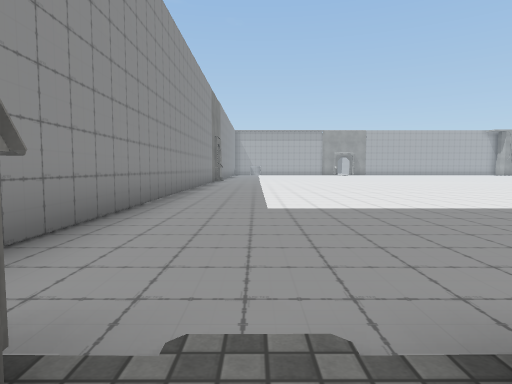
[1] (above)

14 first-person views from a walk through a scene from a Unity 3-D project. The camera is 1.2 m above the floor, tilts 4° down and sees 75° across. Doors are open. The floor is counted in squares, 2 m on a side. Each view is taken from the middle of a square. On the plan, view 1 faces up. The plan holds only what a view shows up to about 10 squares ahead; the rest is blank. The place goes on beyond the plan. The player character is not drawn. Some surface patterns are stand-ins.

[2]
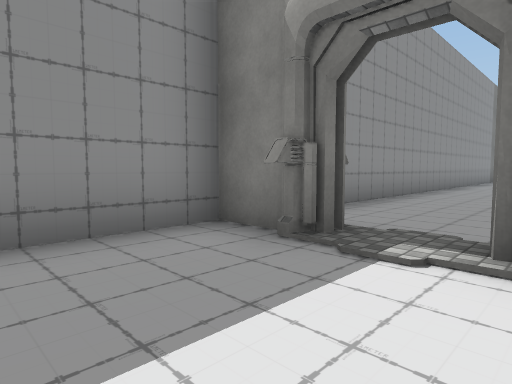

[3]
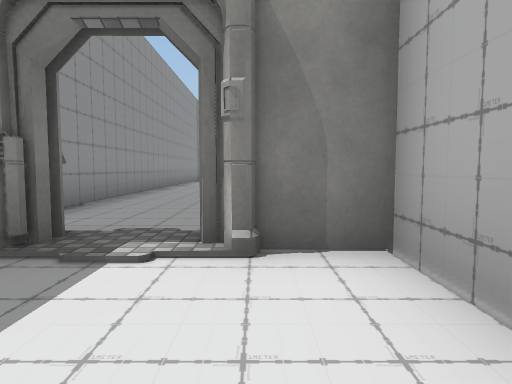

[4]
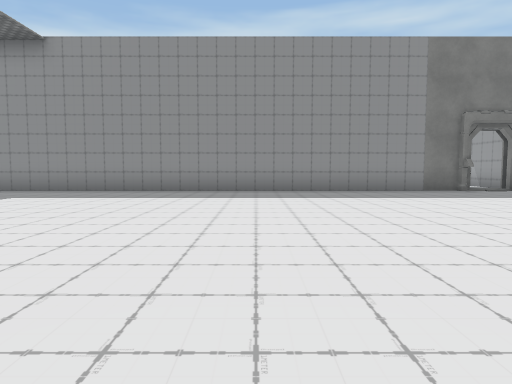

[5]
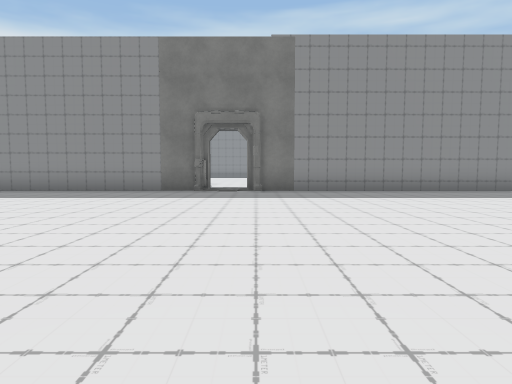

[6]
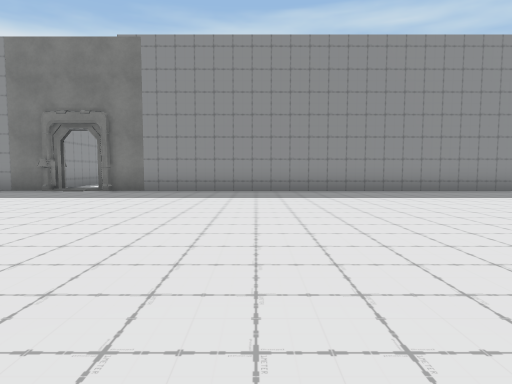

[7]
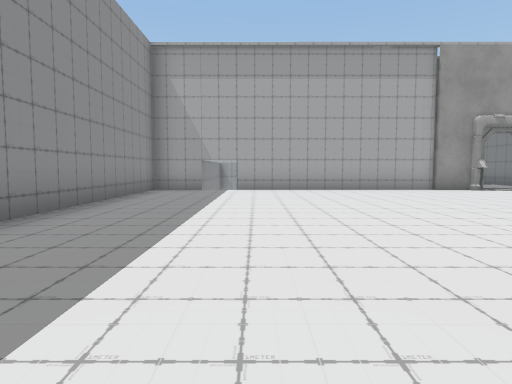

[8]
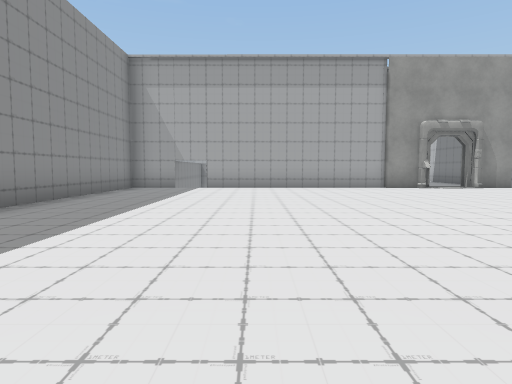

[9]
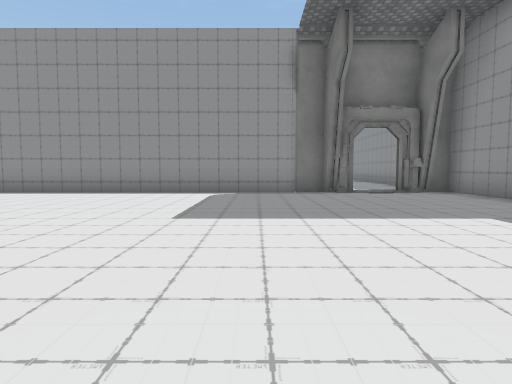

[10]
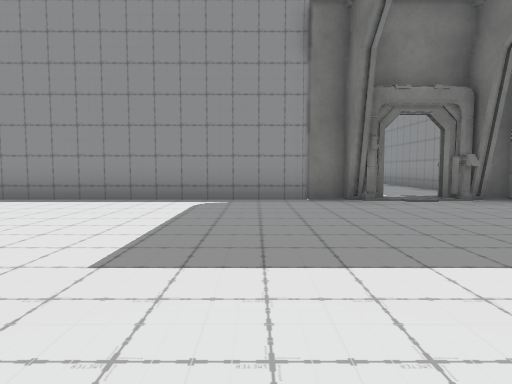

[11]
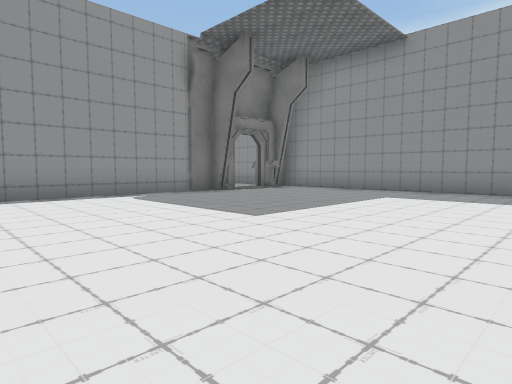

[12]
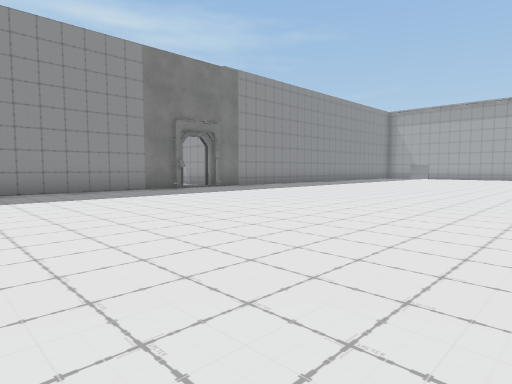

[13]
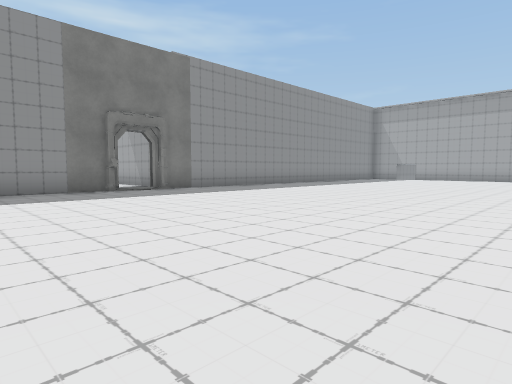

[14]
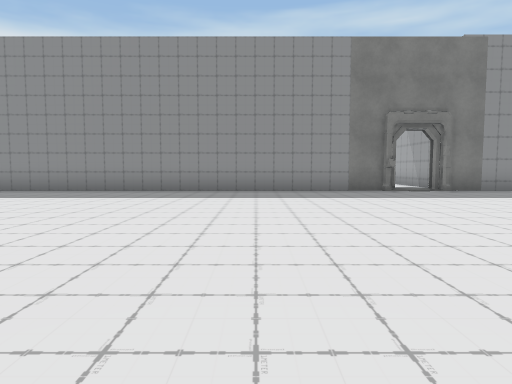

### Floor plan
Points are (right, up) in squares from view 1. A wall is a line through its corners. A room is listed if a view was taken in it or the views show most of it. See-through windows are left out.
Room 1 (views 1, 2, 3)
walls: (-0.5, 0.4) (-2, 0.4); (2, -0.8) (2, 0.4) (0.6, 0.4); (-0.8, 0.9) (-0.8, 0); (-1.9, 0.9) (-1.9, -1.6)
ways out: open door at (0, 1) to room 2
Room 2 (views 4, 5, 6, 7, 8, 9, 10, 11, 12, 13, 14)
walls: (-1.9, 15.4) (-1.9, 0.9); (7.1, 30) (7.1, 30.5) (-1.9, 30.5) (-1.9, 16.9); (-0.8, 1.3) (-0.5, 0.4); (0.6, 0.9) (1.3, 0.9) (1.3, 0.5) (7.5, 0.5); (-1.4, 0.9) (-0.8, 0.9)
ways out: open door at (0, 1) to room 1; open door at (-2, 16.5)

Where each view was taken, in squares from view 1:
view 1: 0 up, 0 right, facing up
view 2: 2 down, 1 right, facing up-left
view 3: 2 down, 1 right, facing up
view 4: 10 up, 7 right, facing left
view 5: 17 up, 7 right, facing left
view 6: 21 up, 7 right, facing left
view 7: 21 up, 1 right, facing up
view 8: 20 up, 2 right, facing up
view 9: 9 up, 3 right, facing down
view 10: 7 up, 3 right, facing down
view 11: 8 up, 7 right, facing down-left
view 12: 10 up, 7 right, facing up-left
view 13: 12 up, 7 right, facing up-left
view 14: 12 up, 7 right, facing left
